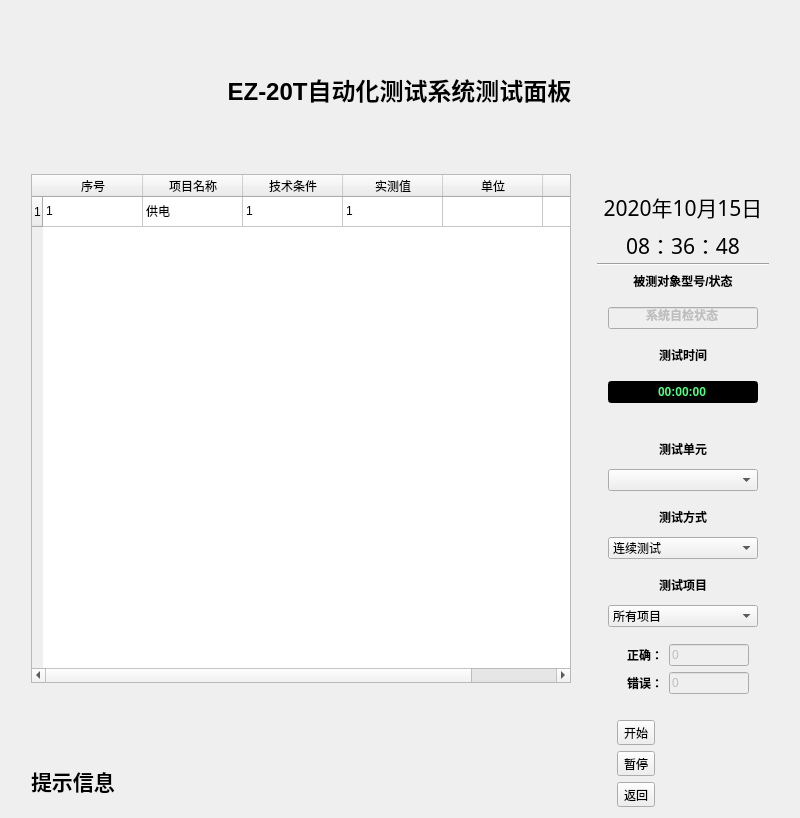
<?xml version="1.0" encoding="UTF-8"?>
<ui version="4.0">
 <class>AutoTestDlg</class>
 <widget class="QDialog" name="AutoTestDlg">
  <property name="geometry">
   <rect>
    <x>0</x>
    <y>0</y>
    <width>800</width>
    <height>818</height>
   </rect>
  </property>
  <property name="minimumSize">
   <size>
    <width>800</width>
    <height>600</height>
   </size>
  </property>
  <property name="maximumSize">
   <size>
    <width>80000</width>
    <height>600000</height>
   </size>
  </property>
  <property name="windowTitle">
   <string>AutoTestDlg</string>
  </property>
  <property name="styleSheet">
   <string notr="true"/>
  </property>
  <layout class="QVBoxLayout" name="verticalLayout_13">
   <item>
    <widget class="QWidget" name="widget" native="true">
     <layout class="QHBoxLayout" name="horizontalLayout_6">
      <item>
       <widget class="QLabel" name="label_3">
        <property name="minimumSize">
         <size>
          <width>683</width>
          <height>135</height>
         </size>
        </property>
        <property name="maximumSize">
         <size>
          <width>683</width>
          <height>135</height>
         </size>
        </property>
        <property name="layoutDirection">
         <enum>Qt::LeftToRight</enum>
        </property>
        <property name="styleSheet">
         <string notr="true">border-image: url(:/MultiControlSys/res/title.png);
font: 40pt &quot;微软雅黑&quot;;</string>
        </property>
        <property name="text">
         <string>&lt;html&gt;&lt;head/&gt;&lt;body&gt;&lt;p&gt;&lt;span style=&quot; font-size:18pt; font-weight:600;&quot;&gt;EZ-20T自动化测试系统测试面板&lt;/span&gt;&lt;/p&gt;&lt;/body&gt;&lt;/html&gt;</string>
        </property>
        <property name="alignment">
         <set>Qt::AlignCenter</set>
        </property>
       </widget>
      </item>
     </layout>
    </widget>
   </item>
   <item>
    <layout class="QHBoxLayout" name="horizontalLayout_10" stretch="1,0">
     <item>
      <layout class="QVBoxLayout" name="verticalLayout_12">
       <property name="spacing">
        <number>30</number>
       </property>
       <property name="leftMargin">
        <number>20</number>
       </property>
       <property name="bottomMargin">
        <number>10</number>
       </property>
       <item>
        <layout class="QVBoxLayout" name="verticalLayout">
         <item>
          <widget class="QTableWidget" name="tableWidget">
           <property name="styleSheet">
            <string notr="true"/>
           </property>
           <property name="textElideMode">
            <enum>Qt::ElideNone</enum>
           </property>
           <row>
            <property name="text">
             <string>1</string>
            </property>
           </row>
           <column>
            <property name="text">
             <string>序号</string>
            </property>
           </column>
           <column>
            <property name="text">
             <string>项目名称</string>
            </property>
           </column>
           <column>
            <property name="text">
             <string>技术条件</string>
            </property>
           </column>
           <column>
            <property name="text">
             <string>实测值</string>
            </property>
           </column>
           <column>
            <property name="text">
             <string>单位</string>
            </property>
           </column>
           <column>
            <property name="text">
             <string>结论</string>
            </property>
           </column>
           <item row="0" column="0">
            <property name="text">
             <string>1</string>
            </property>
           </item>
           <item row="0" column="1">
            <property name="text">
             <string>供电</string>
            </property>
           </item>
           <item row="0" column="2">
            <property name="text">
             <string>1</string>
            </property>
           </item>
           <item row="0" column="3">
            <property name="text">
             <string>1</string>
            </property>
           </item>
          </widget>
         </item>
        </layout>
       </item>
       <item>
        <widget class="QWidget" name="listItems" native="true">
         <property name="minimumSize">
          <size>
           <width>0</width>
           <height>20</height>
          </size>
         </property>
         <layout class="QVBoxLayout" name="verticalLayout_16"/>
        </widget>
       </item>
       <item>
        <layout class="QHBoxLayout" name="horizontalLayout" stretch="2,6">
         <item>
          <widget class="QLabel" name="label">
           <property name="maximumSize">
            <size>
             <width>100</width>
             <height>16777215</height>
            </size>
           </property>
           <property name="font">
            <font>
             <pointsize>16</pointsize>
             <bold>true</bold>
            </font>
           </property>
           <property name="text">
            <string>提示信息</string>
           </property>
          </widget>
         </item>
         <item>
          <widget class="QLabel" name="label_2">
           <property name="font">
            <font>
             <pointsize>16</pointsize>
             <bold>true</bold>
            </font>
           </property>
           <property name="text">
            <string/>
           </property>
          </widget>
         </item>
        </layout>
       </item>
      </layout>
     </item>
     <item>
      <layout class="QVBoxLayout" name="verticalLayout_9">
       <property name="leftMargin">
        <number>20</number>
       </property>
       <property name="rightMargin">
        <number>20</number>
       </property>
       <item>
        <layout class="QVBoxLayout" name="verticalLayout_3">
         <item>
          <layout class="QVBoxLayout" name="verticalLayout_2">
           <property name="topMargin">
            <number>20</number>
           </property>
           <item>
            <widget class="QLabel" name="lable_date">
             <property name="font">
              <font>
               <family>楷体</family>
               <pointsize>16</pointsize>
               <italic>false</italic>
               <bold>false</bold>
              </font>
             </property>
             <property name="styleSheet">
              <string notr="true">font: 16pt &quot;楷体&quot;;</string>
             </property>
             <property name="text">
              <string>2020年10月15日</string>
             </property>
             <property name="alignment">
              <set>Qt::AlignBottom|Qt::AlignHCenter</set>
             </property>
            </widget>
           </item>
           <item>
            <widget class="QLabel" name="lable_time">
             <property name="font">
              <font>
               <family>楷体</family>
               <pointsize>16</pointsize>
               <italic>false</italic>
               <bold>false</bold>
              </font>
             </property>
             <property name="styleSheet">
              <string notr="true">font: 16pt &quot;楷体&quot;;</string>
             </property>
             <property name="text">
              <string>08：36：48</string>
             </property>
             <property name="alignment">
              <set>Qt::AlignHCenter|Qt::AlignTop</set>
             </property>
            </widget>
           </item>
          </layout>
         </item>
         <item>
          <widget class="Line" name="line">
           <property name="styleSheet">
            <string notr="true"/>
           </property>
           <property name="orientation">
            <enum>Qt::Horizontal</enum>
           </property>
          </widget>
         </item>
        </layout>
       </item>
       <item>
        <layout class="QVBoxLayout" name="verticalLayout_4">
         <item>
          <widget class="QLabel" name="lable_date_2">
           <property name="font">
            <font>
             <bold>true</bold>
            </font>
           </property>
           <property name="text">
            <string>被测对象型号/状态</string>
           </property>
           <property name="alignment">
            <set>Qt::AlignBottom|Qt::AlignHCenter</set>
           </property>
          </widget>
         </item>
         <item>
          <widget class="QWidget" name="widget_7" native="true">
           <layout class="QHBoxLayout" name="horizontalLayout_9">
            <item>
             <widget class="QLineEdit" name="lineEdit">
              <property name="enabled">
               <bool>false</bool>
              </property>
              <property name="maximumSize">
               <size>
                <width>200</width>
                <height>16777215</height>
               </size>
              </property>
              <property name="font">
               <font>
                <bold>true</bold>
               </font>
              </property>
              <property name="text">
               <string>系统自检状态</string>
              </property>
              <property name="alignment">
               <set>Qt::AlignCenter</set>
              </property>
             </widget>
            </item>
           </layout>
          </widget>
         </item>
        </layout>
       </item>
       <item>
        <layout class="QVBoxLayout" name="verticalLayout_5">
         <item>
          <widget class="QLabel" name="lable_date_3">
           <property name="font">
            <font>
             <bold>true</bold>
            </font>
           </property>
           <property name="text">
            <string>测试时间</string>
           </property>
           <property name="alignment">
            <set>Qt::AlignBottom|Qt::AlignHCenter</set>
           </property>
          </widget>
         </item>
         <item>
          <widget class="QWidget" name="widget_6" native="true">
           <layout class="QHBoxLayout" name="horizontalLayout_8">
            <item>
             <widget class="QLineEdit" name="lineEdit_2">
              <property name="enabled">
               <bool>false</bool>
              </property>
              <property name="maximumSize">
               <size>
                <width>200</width>
                <height>16777215</height>
               </size>
              </property>
              <property name="font">
               <font>
                <bold>true</bold>
               </font>
              </property>
              <property name="styleSheet">
               <string notr="true">background-color: rgb(0, 0, 0);
color: rgb(85, 255, 127);</string>
              </property>
              <property name="text">
               <string>00:00:00</string>
              </property>
              <property name="alignment">
               <set>Qt::AlignCenter</set>
              </property>
             </widget>
            </item>
           </layout>
          </widget>
         </item>
        </layout>
       </item>
       <item>
        <layout class="QVBoxLayout" name="verticalLayout_6">
         <property name="spacing">
          <number>0</number>
         </property>
         <property name="topMargin">
          <number>20</number>
         </property>
         <item>
          <widget class="QLabel" name="lable_date_4">
           <property name="font">
            <font>
             <bold>true</bold>
            </font>
           </property>
           <property name="text">
            <string>测试单元</string>
           </property>
           <property name="alignment">
            <set>Qt::AlignBottom|Qt::AlignHCenter</set>
           </property>
          </widget>
         </item>
         <item>
          <widget class="QWidget" name="widget_3" native="true">
           <layout class="QHBoxLayout" name="horizontalLayout_4">
            <item>
             <widget class="QComboBox" name="comboBox">
              <property name="maximumSize">
               <size>
                <width>180</width>
                <height>16777215</height>
               </size>
              </property>
             </widget>
            </item>
           </layout>
          </widget>
         </item>
        </layout>
       </item>
       <item>
        <layout class="QVBoxLayout" name="verticalLayout_7">
         <property name="spacing">
          <number>0</number>
         </property>
         <item>
          <widget class="QLabel" name="lable_date_5">
           <property name="font">
            <font>
             <bold>true</bold>
            </font>
           </property>
           <property name="text">
            <string>测试方式</string>
           </property>
           <property name="alignment">
            <set>Qt::AlignBottom|Qt::AlignHCenter</set>
           </property>
          </widget>
         </item>
         <item>
          <widget class="QWidget" name="widget_4" native="true">
           <layout class="QHBoxLayout" name="horizontalLayout_5">
            <item>
             <widget class="QComboBox" name="comboBox_2">
              <property name="maximumSize">
               <size>
                <width>180</width>
                <height>16777215</height>
               </size>
              </property>
              <item>
               <property name="text">
                <string>连续测试</string>
               </property>
              </item>
              <item>
               <property name="text">
                <string>单项测试</string>
               </property>
              </item>
             </widget>
            </item>
           </layout>
          </widget>
         </item>
        </layout>
       </item>
       <item>
        <layout class="QVBoxLayout" name="verticalLayout_8">
         <property name="spacing">
          <number>0</number>
         </property>
         <property name="topMargin">
          <number>0</number>
         </property>
         <property name="bottomMargin">
          <number>0</number>
         </property>
         <item>
          <widget class="QLabel" name="lable_date_6">
           <property name="font">
            <font>
             <bold>true</bold>
            </font>
           </property>
           <property name="text">
            <string>测试项目</string>
           </property>
           <property name="alignment">
            <set>Qt::AlignBottom|Qt::AlignHCenter</set>
           </property>
          </widget>
         </item>
         <item>
          <widget class="QWidget" name="widget_5" native="true">
           <layout class="QHBoxLayout" name="horizontalLayout_7">
            <item>
             <widget class="QComboBox" name="comboBox_3">
              <property name="maximumSize">
               <size>
                <width>180</width>
                <height>16777215</height>
               </size>
              </property>
              <item>
               <property name="text">
                <string>所有项目</string>
               </property>
              </item>
              <item>
               <property name="text">
                <string>模拟量通道检查</string>
               </property>
              </item>
              <item>
               <property name="text">
                <string>422串口通讯检查</string>
               </property>
              </item>
              <item>
               <property name="text">
                <string>程控设备管理器检查</string>
               </property>
              </item>
              <item>
               <property name="text">
                <string>综合电源检查</string>
               </property>
              </item>
              <item>
               <property name="text">
                <string>中频电源</string>
               </property>
              </item>
              <item>
               <property name="text">
                <string>大气数据测控仪检查</string>
               </property>
              </item>
              <item>
               <property name="text">
                <string>雷达高度表信号源检查</string>
               </property>
              </item>
              <item>
               <property name="text">
                <string>导航信号模拟器检查</string>
               </property>
              </item>
              <item>
               <property name="text">
                <string>景象模拟器检查</string>
               </property>
              </item>
             </widget>
            </item>
           </layout>
          </widget>
         </item>
        </layout>
       </item>
       <item>
        <layout class="QVBoxLayout" name="verticalLayout_10">
         <property name="spacing">
          <number>6</number>
         </property>
         <property name="leftMargin">
          <number>30</number>
         </property>
         <property name="topMargin">
          <number>0</number>
         </property>
         <property name="rightMargin">
          <number>20</number>
         </property>
         <property name="bottomMargin">
          <number>20</number>
         </property>
         <item>
          <layout class="QHBoxLayout" name="horizontalLayout_2">
           <item>
            <widget class="QLabel" name="lable_date_7">
             <property name="font">
              <font>
               <bold>true</bold>
              </font>
             </property>
             <property name="text">
              <string>正确：</string>
             </property>
             <property name="alignment">
              <set>Qt::AlignCenter</set>
             </property>
            </widget>
           </item>
           <item>
            <widget class="QLineEdit" name="lineEdit_3">
             <property name="enabled">
              <bool>false</bool>
             </property>
             <property name="maximumSize">
              <size>
               <width>80</width>
               <height>16777215</height>
              </size>
             </property>
             <property name="text">
              <string>0</string>
             </property>
            </widget>
           </item>
          </layout>
         </item>
         <item>
          <layout class="QHBoxLayout" name="horizontalLayout_3">
           <item>
            <widget class="QLabel" name="lable_date_8">
             <property name="font">
              <font>
               <bold>true</bold>
              </font>
             </property>
             <property name="text">
              <string>错误：</string>
             </property>
             <property name="alignment">
              <set>Qt::AlignCenter</set>
             </property>
            </widget>
           </item>
           <item>
            <widget class="QLineEdit" name="lineEdit_4">
             <property name="enabled">
              <bool>false</bool>
             </property>
             <property name="maximumSize">
              <size>
               <width>80</width>
               <height>16777215</height>
              </size>
             </property>
             <property name="text">
              <string>0</string>
             </property>
            </widget>
           </item>
          </layout>
         </item>
         <item>
          <spacer name="verticalSpacer_4">
           <property name="orientation">
            <enum>Qt::Vertical</enum>
           </property>
           <property name="sizeHint" stdset="0">
            <size>
             <width>20</width>
             <height>40</height>
            </size>
           </property>
          </spacer>
         </item>
         <item>
          <spacer name="verticalSpacer_2">
           <property name="orientation">
            <enum>Qt::Vertical</enum>
           </property>
           <property name="sizeHint" stdset="0">
            <size>
             <width>20</width>
             <height>40</height>
            </size>
           </property>
          </spacer>
         </item>
         <item>
          <spacer name="verticalSpacer_3">
           <property name="orientation">
            <enum>Qt::Vertical</enum>
           </property>
           <property name="sizeHint" stdset="0">
            <size>
             <width>20</width>
             <height>40</height>
            </size>
           </property>
          </spacer>
         </item>
        </layout>
       </item>
       <item>
        <spacer name="verticalSpacer_5">
         <property name="orientation">
          <enum>Qt::Vertical</enum>
         </property>
         <property name="sizeHint" stdset="0">
          <size>
           <width>20</width>
           <height>40</height>
          </size>
         </property>
        </spacer>
       </item>
       <item>
        <layout class="QVBoxLayout" name="verticalLayout_11">
         <property name="spacing">
          <number>6</number>
         </property>
         <property name="leftMargin">
          <number>20</number>
         </property>
         <item>
          <widget class="QToolButton" name="btnstart">
           <property name="text">
            <string>开始</string>
           </property>
           <property name="icon">
            <iconset resource="MultiControlSys.qrc">
             <normaloff>:/MultiControlSys/res/start.png</normaloff>:/MultiControlSys/res/start.png</iconset>
           </property>
           <property name="iconSize">
            <size>
             <width>64</width>
             <height>66</height>
            </size>
           </property>
           <property name="toolButtonStyle">
            <enum>Qt::ToolButtonTextBesideIcon</enum>
           </property>
          </widget>
         </item>
         <item>
          <widget class="QToolButton" name="toolButton_2">
           <property name="text">
            <string>暂停</string>
           </property>
           <property name="icon">
            <iconset resource="MultiControlSys.qrc">
             <normaloff>:/MultiControlSys/res/pause.png</normaloff>:/MultiControlSys/res/pause.png</iconset>
           </property>
           <property name="iconSize">
            <size>
             <width>64</width>
             <height>66</height>
            </size>
           </property>
           <property name="toolButtonStyle">
            <enum>Qt::ToolButtonTextBesideIcon</enum>
           </property>
          </widget>
         </item>
         <item>
          <widget class="QToolButton" name="quit">
           <property name="text">
            <string>返回</string>
           </property>
           <property name="icon">
            <iconset resource="MultiControlSys.qrc">
             <normaloff>:/MultiControlSys/res/repaly.png</normaloff>:/MultiControlSys/res/repaly.png</iconset>
           </property>
           <property name="iconSize">
            <size>
             <width>64</width>
             <height>66</height>
            </size>
           </property>
           <property name="toolButtonStyle">
            <enum>Qt::ToolButtonTextBesideIcon</enum>
           </property>
          </widget>
         </item>
        </layout>
       </item>
      </layout>
     </item>
    </layout>
   </item>
  </layout>
 </widget>
 <layoutdefault spacing="6" margin="11"/>
 <resources>
  <include location="MultiControlSys.qrc"/>
 </resources>
 <connections/>
</ui>
